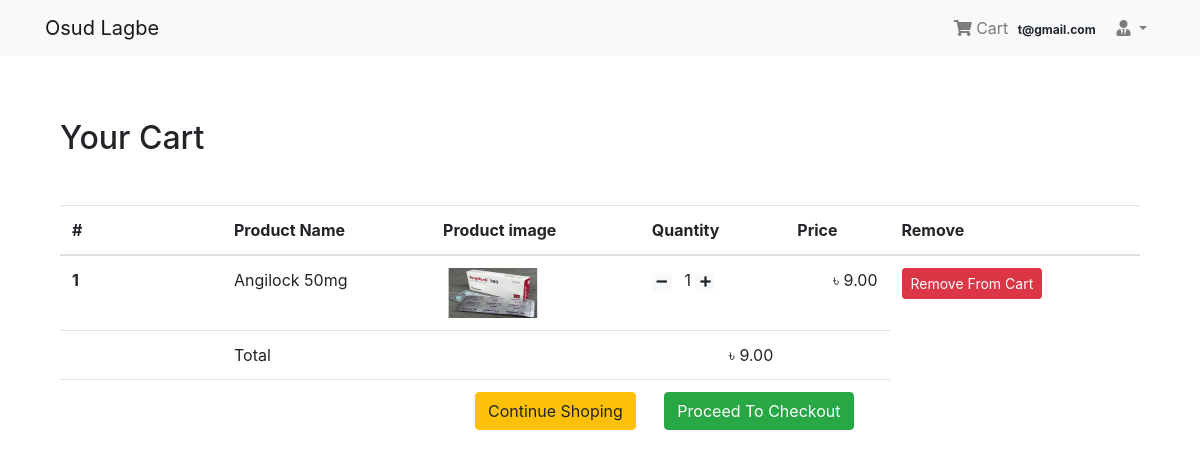
The page /shop/cart/ (signed in) on the database its author committed.
### login_app/models.py (models this page shows, shortened)
class User(AbstractBaseUser, PermissionsMixin):
    email = models.EmailField(unique=True, null=False)
    is_staff = models.BooleanField(
        gettext_lazy('staff status'),
        default = False,
        help_text = gettext_lazy('Designates whether the user can log in the site')
    )
    is_active = models.BooleanField(
        gettext_lazy('active'),
        help_text = gettext_lazy('Designates whether the user is an active user or not. Unselect this instead of deleting the account')
    )
    USERNAME_FIELD = 'email'
    objects = MyUserManager()
    def __str__(self):
        return self.email

### order_app/models.py (models this page shows, shortened)
class Cart(models.Model):
    user = models.ForeignKey(settings.AUTH_USER_MODEL, on_delete=models.CASCADE,
    related_name='cart')
    item = models.ForeignKey(Product,on_delete=models.CASCADE,related_name='cart')
    quantity = models.IntegerField(default=1)
    purchased = models.BooleanField(default=False)
    created = models.DateTimeField(auto_now_add=True)
    updated = models.DateTimeField(auto_now=True)
    def get_total(self):
        total = self.item.price * self.quantity
        float_total = format(total,'0.2f')
        return float_total

class Order(models.Model):
    orderitem = models.ManyToManyField(Cart)
    user = models.ForeignKey(settings.AUTH_USER_MODEL, on_delete=models.CASCADE)
    ordered = models.BooleanField(default=False)
    created = models.DateTimeField(auto_now_add=True)
    payment_id = models.CharField(max_length=264,blank=True,null=True)
    order_id = models.CharField(max_length=264,blank=True,null=True)
    def get_totals(self):
        total = 0
        for order_item in self.orderitem.all():
            total += float(order_item.get_total())
        return total

### store_app/models.py (models this page shows, shortened)
class Product(models.Model):
    main_image = models.ImageField(upload_to='products')
    name = models.CharField(max_length=264)
    category = models.ForeignKey(Category,on_delete=models.CASCADE,related_name="category")
    preview_text = models.TextField(max_length=200,verbose_name="preview_text")
    detail_text = models.TextField(max_length=1000,verbose_name="description")
    price = models.FloatField(default=0.00)
    old_price = models.FloatField(default=0.00)
    created_at = models.DateTimeField(auto_now_add=True)
    class Meta:
        ordering = ['-created_at',]
        verbose_name_plural = "Products"

### order_app/views.py (the view)
# urls.py: path('cart/',views.cart_view,name='cart'),
@login_required
def cart_view(request):
    carts = Cart.objects.filter(user=request.user, purchased=False)
    orders = Order.objects.filter(user=request.user, ordered=False)
    if carts.exists() and orders.exists():
        order = orders[0]
        return render(request, 'order_templates/cart.html', context={'carts':carts, 'order':order})
    else:
        messages.warning(request, "You don't have any item in your cart!")
        return redirect("store_app:home")

### templates/order_templates/cart.html
{% extends 'base.html' %}
{% block content %}
<div class="container my-5">
  <div class="my-5">
    <h2>Your Cart</h2>
  </div>
  <table class="table table-hover">
    <thead>
      <tr>
        <th scope="col" width="15%">#</th>
        <th scope="col">Product Name</th>
        <th scope="col">Product image</th>
        <th scope="col">Quantity</th>
        <th scope="col" align="right">Price</th>
        <th scop="col">Remove</th>
      </tr>
    </thead>
    <tbody>
      {% for cart in carts %}
      <tr>
        <th scope="row">{{ forloop.counter }}</th>
        <td>{{cart.item.name}}</td>
        <td><img src="/media/{{cart.item.main_image}}" alt="" border=3 height=50 width=100></img></td>
        <td>
          <a class="mr-2" href="{% url 'order_app:decrease' pk=cart.item.pk %}"><span class="badge badge-light"><i class="fas fa-minus"></i></span></a>
          {{ cart.quantity }}
          <a class="mr-2" href="{% url 'order_app:increase' pk=cart.item.pk %}"> <span class="badge badge-light"> <i class="fas fa-plus"></i></span></a>
        </td>
        <td align="right">&#2547; {{cart.get_total}}</td>
        <td><a href="{% url 'order_app:remove' pk=cart.item.pk %}" class="btn btn-danger btn-sm">Remove From Cart</a></td>
      </tr>
      {% endfor %}
      <tr>
        <th scope="row"></th>
        <td colspan="2">Total</td>
        <td align="right">&#2547; {{order.get_totals | floatformat:2 }}</td>
        <td></td>
      </tr>
      <tr>
        <th scope="row"></th>
        <td colspan="4" class="text-right">
          <a href="{% url 'store_app:home' %}" class="btn btn-warning mr-4">Continue Shoping</a>
          <a href="{% url 'payment_app:checkout' %}" class="btn btn-success mr-4">Proceed To Checkout</a>
        </td>
      </tr>
    </tbody>
  </table>
</div>
{% endblock %}

### templates/base.html (shortened to what this page needs)
{% load static %}
<!DOCTYPE html>
<html lang="en" dir="ltr">
<head>
  <link rel="stylesheet" href="https://stackpath.bootstrapcdn.com/bootstrap/4.3.1/css/bootstrap.min.css">
  <link href="https://cdnjs.cloudflare.com/ajax/libs/font-awesome/5.10.2/css/all.css" rel="stylesheet">
  <link rel="stylesheet" href="{% static 'css/main.css' %}">
</head>
<body>
    {% include 'navbar.html' %}
    <div class="container" style="padding-top:15px">
        {% block content %}
        {% endblock %}
    </div>
</body>
</html>
</body>
</html>

### templates/navbar.html (shortened to what this page needs)
<nav class="navbar navbar-expand-lg navbar-light bg-light">
  <div class="container">
    <a class="navbar-brand" href="{% url 'store_app:home' %}">Osud Lagbe</a>
    <div class="collapse navbar-collapse" id="navbarNav">
      <ul class="navbar-nav ml-auto">
        {% if request.user.is_authenticated %}
        <li class="nav-item">
          <a href="{% url 'order_app:cart' %}" class="nav-link">
              <i class="fa fa-shopping-cart"></i> Cart
              <span class="badge badge-light">{{ request.user}}</span>
          </a>
        </li>
        <li class="nav-item dropdown">
          <a class="nav-link dropdown-toggle" href="#" id="navbarDropdown" role="button" data-toggle="dropdown" aria-haspopup="true" aria-expanded="false"><i class="fas fa-user-tie"></i> {{request.user.profile.username}}</a>
        </li>
        {% else %}
        <li class="nav-item">
          <a href="{% url 'login_app:login' %}" class="btn btn-primary">Login</a>
        </li>
        {% endif %}
      </ul>
    </div>
  </div>
</nav>

### rows shown on the page
User: user "t@gmail.com"
Cart: item.name "Angilock 50mg", item.main_image (picture), quantity "1", get_total "9.00"
Order: get_totals "9.00"
